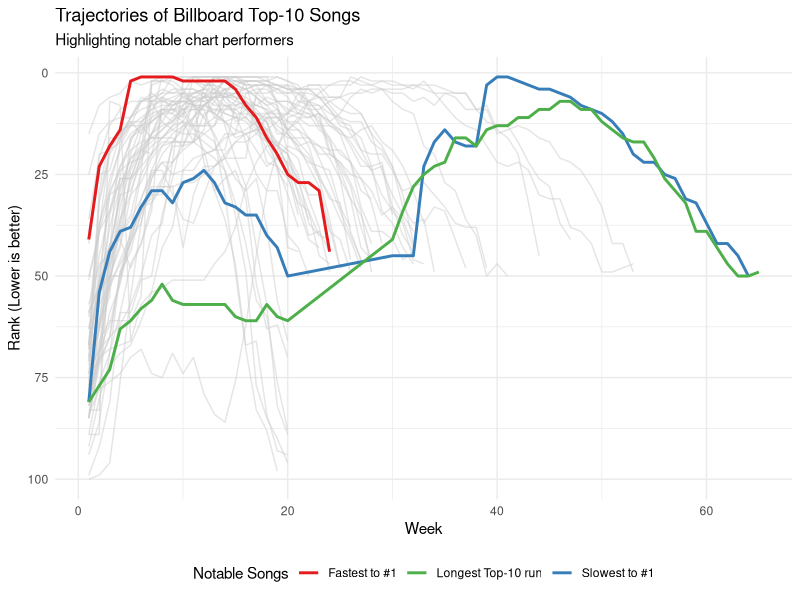

Write the R code that produced this figure.
## ---- chunk 1
#| message: false
library(tidyverse)
library(ggplot2)
library(dplyr)
library(stringr)
## ---- chunk 2
#| cache: true
# Load the billboard dataset
data("billboard")

# 1. Prepare data
tidy_billboard <- billboard |>
  pivot_longer(
    cols = starts_with("wk"),
    names_to = "week",
    values_to = "rank",
    values_drop_na = TRUE
  ) |>
  mutate(week = as.numeric(str_remove(week, "wk")))

# Get Top 10 songs
top_10_songs <- tidy_billboard |>
  group_by(artist, track) |>
  filter(min(rank) <= 10) |>
  ungroup() |>
  mutate(
    # Create a highlight label
    highlight_label = case_when(
      track == "Music" & artist == "Madonna" ~ "Fastest to #1",
      track == "Amazed" & artist == "Lonestar" ~ "Slowest to #1",
      track == "Higher" & artist == "Creed" ~ "Longest Top-10 run",
      TRUE ~ "Other Top-10"
    )
  )

# 2. Plot
ggplot(top_10_songs, aes(x = week, y = rank, group = interaction(artist, track))) +
  # Draw all top-10 songs in gray first
  geom_line(data = filter(top_10_songs, highlight_label == "Other Top-10"), 
            color = "gray80", alpha = 0.5) +
  # Draw the notable songs in color on top
  geom_line(data = filter(top_10_songs, highlight_label != "Other Top-10"), 
            aes(color = highlight_label), linewidth = 1) +
  scale_y_reverse() +
  scale_color_manual(values = c("Fastest to #1" = "#E41A1C", 
                                "Slowest to #1" = "#377EB8", 
                                "Longest Top-10 run" = "#4DAF4A")) +
  labs(
    title = "Trajectories of Billboard Top-10 Songs",
    subtitle = "Highlighting notable chart performers",
    x = "Week",
    y = "Rank (Lower is better)",
    color = "Notable Songs"
  ) +
  theme_minimal() +
  theme(legend.position = "bottom")
